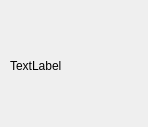
<?xml version="1.0" encoding="UTF-8"?>
<ui version="4.0">
 <class>TTSDialog</class>
 <widget class="QDialog" name="TTSDialog">
  <property name="geometry">
   <rect>
    <x>0</x>
    <y>0</y>
    <width>148</width>
    <height>127</height>
   </rect>
  </property>
  <property name="contextMenuPolicy">
   <enum>Qt::DefaultContextMenu</enum>
  </property>
  <property name="windowTitle">
   <string>Dialog</string>
  </property>
  <widget class="QLabel" name="label">
   <property name="geometry">
    <rect>
     <x>10</x>
     <y>10</y>
     <width>131</width>
     <height>111</height>
    </rect>
   </property>
   <property name="text">
    <string>TextLabel</string>
   </property>
  </widget>
 </widget>
 <resources/>
 <connections/>
</ui>
